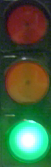
#> input picture resources/real_cropped_green.png, 51 x 167 px
$ python traffic_light_filter.py
#> lines starting #> are read from the running program, lines starting #| are printed output that depends on the picture; after the words box and inside, x2 and y2 are one past the last pixel; in counts of white or black regions, pixels touching at a corner belong together
import cv2

image = cv2.imread("../../resources/real_cropped_green.png")
#> image is the input picture: shape (167, 51, 3); mean B, G, R 62.5, 96.2, 68.6
hsvOriginal = cv2.cvtColor(image, cv2.COLOR_BGR2HSV)
#> hsvOriginal: shape (167, 51, 3); mean H, S, V 61.4, 156.5, 114.5
# hsv = cv2.resize(
#     croppedImage, (croppedImage.shape[1]*4, croppedImage.shape[0]*4))
alpha_ = 1.5  # Contrast control(1.0-3.0)
beta_ = 0  # Brightness control (0-100)
convert = cv2.convertScaleAbs(image, alpha=1.5, beta=0)
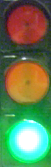
#> convert: shape (167, 51, 3); mean B, G, R 84.6, 127.4, 100.4
hsvConvert = cv2.cvtColor(convert, cv2.COLOR_BGR2HSV)
#> hsvConvert: shape (167, 51, 3); mean H, S, V 60.6, 151.8, 154.9

maskGreenOriginal = cv2.inRange(hsvOriginal, (69, 199, 209), (133, 255, 255))
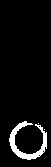
#> maskGreenOriginal: shape (167, 51); 5.5% white; 3 white regions (2 under 20 px), largest, box (x1, y1, x2, y2) and area: (9, 121, 47, 160) 470
maskGreenConvert = cv2.inRange(hsvConvert, (69, 199, 209), (133, 255, 255))
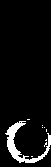
#> maskGreenConvert: shape (167, 51); 6.1% white; 9 white regions (8 under 20 px), largest, box (x1, y1, x2, y2) and area: (5, 121, 51, 163) 500

cv2.imshow("Convert", convert)
cv2.imshow("Original", image)
cv2.imshow("Red Convert", maskGreenConvert)
cv2.imshow("Red Original", maskGreenOriginal)
cv2.waitKey(0)
